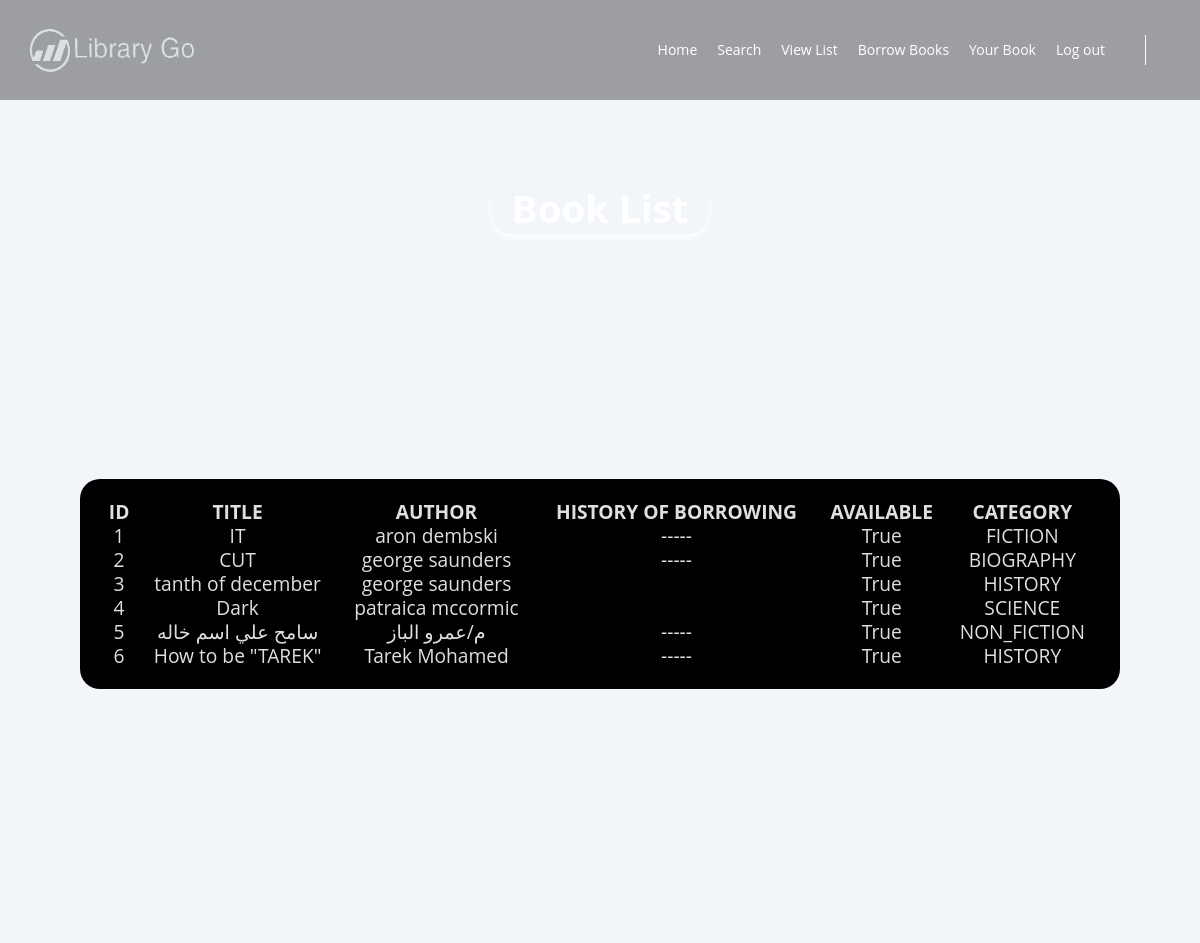
The page /userViewList/ (upper part) on the database as committed earlier.
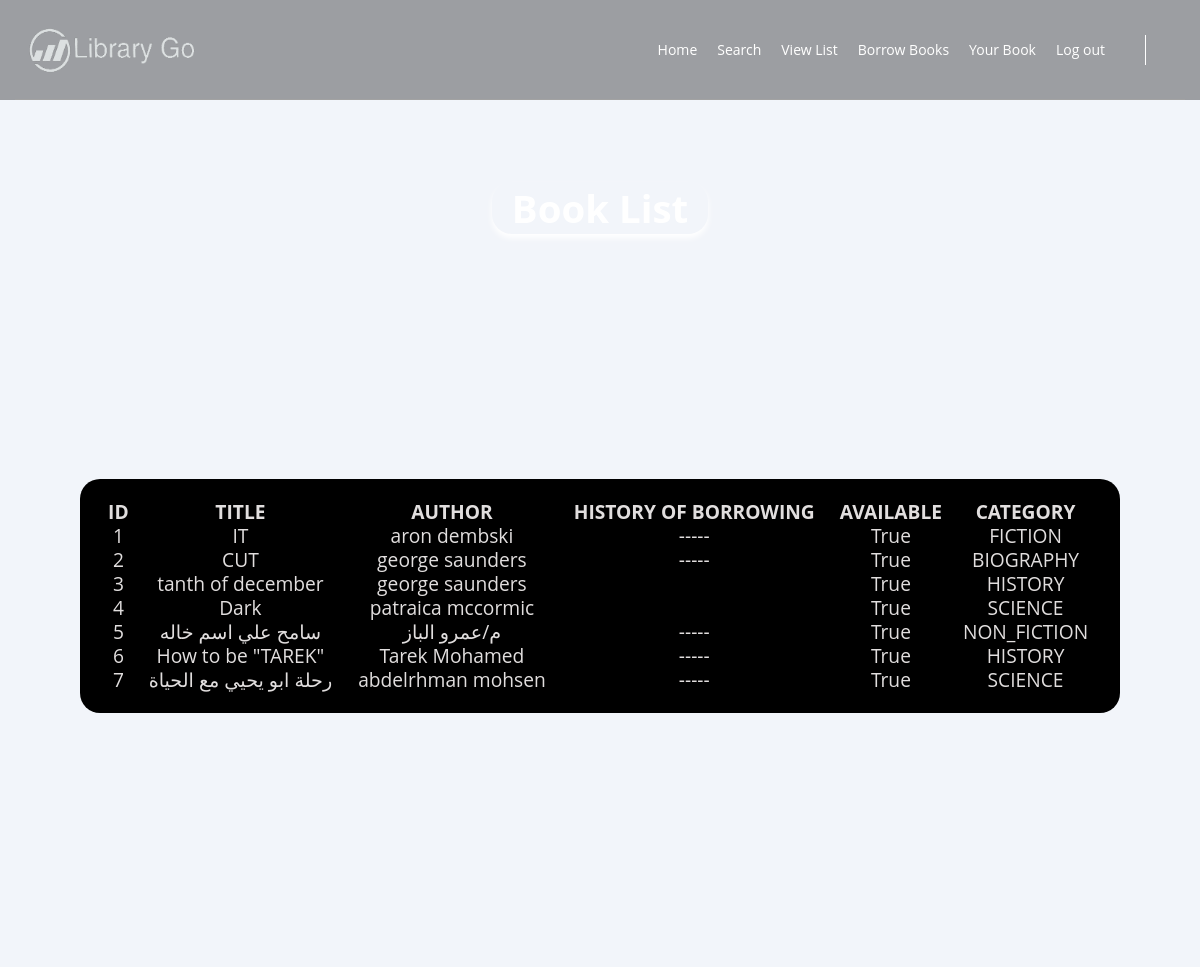
The same page on the database as committed later.
### workingApp/models.py (models this page shows, shortened)
class Book(models.Model):
    BOOK_CATEGORIES = (
        ('FICTION', 'Fiction'),
        ('NON_FICTION', 'Non-fiction'),
        ('SCIENCE', 'Science'),
        ('HISTORY', 'History'),
        ('BIOGRAPHY', 'Biography'),
    )
    id = models.IntegerField(primary_key=True)
    title = models.CharField(max_length=200)
    author = models.CharField(max_length=100)
    isbn = models.CharField(max_length=13 ,null=True)
    pub_date = models.DateField(null=True)
    image = models.ImageField(upload_to='photo', blank=True, null=True)
    details = models.TextField(null=True, blank=True)
    available = models.BooleanField(default=True)
    category = models.CharField(max_length=100, choices=BOOK_CATEGORIES)
    borrowingDate=models.TimeField(null=True)

### workingApp/views.py (the view)
# urls.py: path('userViewList/',views.userViewList,name='userViewList'),
def userViewList(request):
    context={
        'books': Book.objects.all(),
    }
    return render(request, 'pages/userViewList.html',context)

### templates/pages/userViewList.html (shortened to what this page needs)
{%load static%}
<!DOCTYPE html>
<html lang="en">
    <head>
        <link rel="stylesheet" href="{% static 'css/normalize.css' %} ">
        <link rel="stylesheet" href="{% static 'css/all.min.css' %}">
        <link rel="stylesheet" href="{% static  'css/userViweListStyle.css' %}">
    </head>
    <body>
        <header>
            <div class="container">
                <a href="#" class="logo">
                    <img  style="width: 200px; height: 100px;" decoding="async" src="{% static 'images/amino.png' %}" alt="Logo" />
                </a>
                <nav>
                    <ul>
                        <li><a  href="{% url 'User_Home' %}">Home</a></li>
                <li><a href="{% url 'userSearchBooks' %}">Search</a></li>
                <li><a href="{% url 'userViewList' %}">View List</a></li>
                <li><a href="{% url 'userBorrowBook' %}">Borrow Books</a></li>
                <li><a href="{% url 'userBookList' %}">Your Book</a></li>
                <li><a href="{% url  'login' %}">Log out</a></li>
                    </ul>
                    <div class="form">
                        <i class="fas fa-search"></i>
                    </div>
                </nav>
            </div>
        </header>
            <h1 class="add">Book List</h1>
        <div class="outputs">
            <div class="searchBlock">
                <table class="dash">
                    <tr>
                        <th>Id</th>
                        <th>Title</th>
                        <th>Author</th>
                        <th>History of borrowing</th>
                        <th>Available</th>
                        <th>Category</th>
                    </tr>
                    {% for book in books %}
                    <tbody id="tbody">
                        <tr>
                            <td>{{book.id}}</td>
                            <td>{{book.title}}</td>
                            <td>{{book.author}}</td>
                            {% if book.borrowingDate %}
                            <td>{{ book.borrowingDate|date:"d/m/Y" }}</td>
                        {% else %}
                            <td>-----</td>
                        {% endif %}
                            <td>{{book.available}}</td>
                            <td>{{book.category}}</td>
                        </tr>
                    </tbody>
                    {% endfor %}
                </table>
            </div>
</div>
    </body>
</html>

Rows that differ between the two databases and show on the page:
added Book: id "7", title "رحلة ابو يحيي مع الحياة", author "abdelrhman mohsen", available "True", category "SCIENCE"
